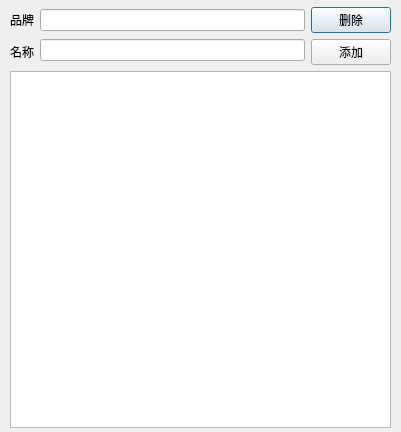
<?xml version="1.0" encoding="UTF-8"?>
<ui version="4.0">
 <class>GoodsNameManageDialog</class>
 <widget class="QDialog" name="GoodsNameManageDialog">
  <property name="geometry">
   <rect>
    <x>0</x>
    <y>0</y>
    <width>401</width>
    <height>432</height>
   </rect>
  </property>
  <property name="windowTitle">
   <string>Dialog</string>
  </property>
  <widget class="QWidget" name="">
   <property name="geometry">
    <rect>
     <x>10</x>
     <y>7</y>
     <width>381</width>
     <height>421</height>
    </rect>
   </property>
   <layout class="QVBoxLayout" name="verticalLayout_4">
    <item>
     <layout class="QHBoxLayout" name="horizontalLayout">
      <item>
       <layout class="QVBoxLayout" name="verticalLayout_3">
        <item>
         <widget class="QLabel" name="label">
          <property name="text">
           <string>品牌</string>
          </property>
         </widget>
        </item>
        <item>
         <widget class="QLabel" name="label_2">
          <property name="text">
           <string>名称</string>
          </property>
         </widget>
        </item>
       </layout>
      </item>
      <item>
       <layout class="QVBoxLayout" name="verticalLayout_2">
        <item>
         <widget class="QLineEdit" name="brandEdit"/>
        </item>
        <item>
         <widget class="QLineEdit" name="nameEdit"/>
        </item>
       </layout>
      </item>
      <item>
       <layout class="QVBoxLayout" name="verticalLayout">
        <item>
         <widget class="QPushButton" name="delButton">
          <property name="text">
           <string>删除</string>
          </property>
         </widget>
        </item>
        <item>
         <widget class="QPushButton" name="saveButton">
          <property name="text">
           <string>添加</string>
          </property>
         </widget>
        </item>
       </layout>
      </item>
     </layout>
    </item>
    <item>
     <widget class="QTableView" name="goodsView"/>
    </item>
   </layout>
  </widget>
 </widget>
 <resources/>
 <connections/>
</ui>
